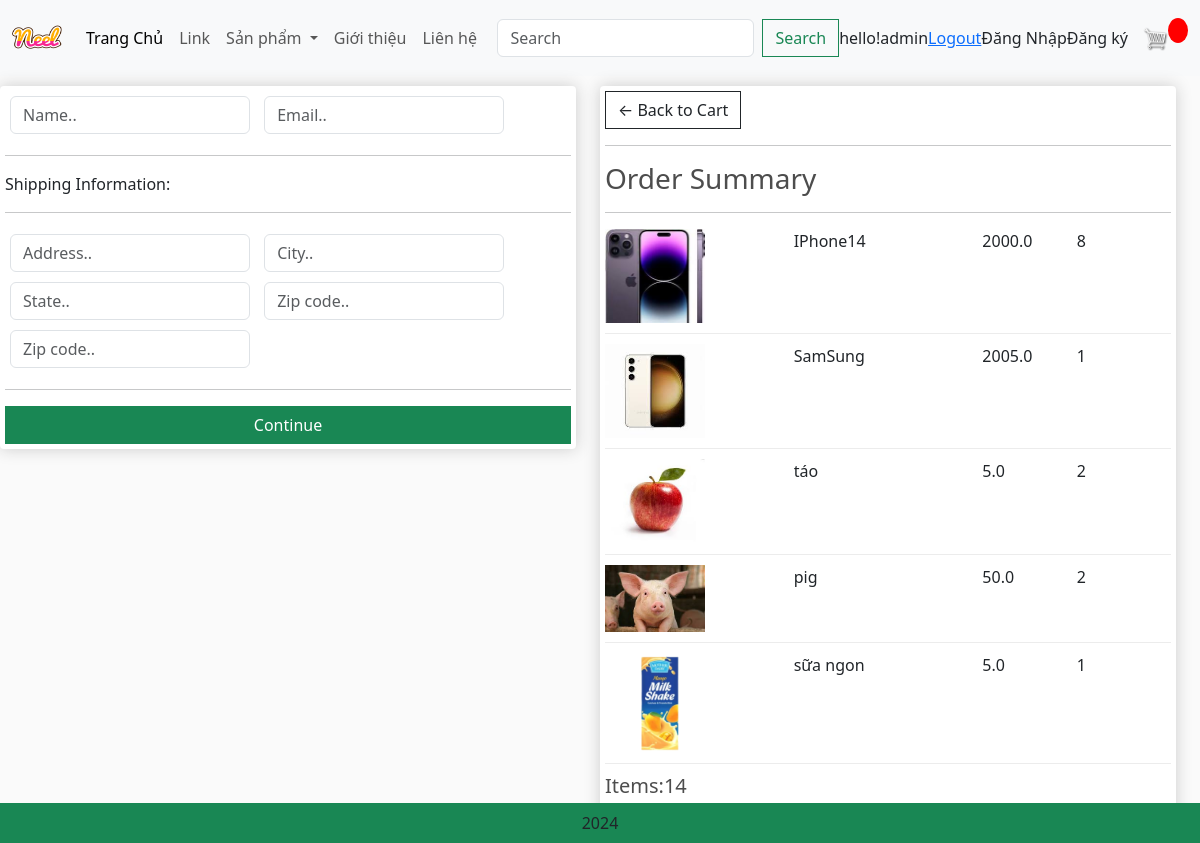
Screenshot of /checkout/ (signed in) with the database file from the repository.
### app/models.py (models this page shows, shortened)
class OrderItem(models.Model):
    product = models.ForeignKey(Product, on_delete=models.SET_NULL, null=True, blank=True)
    order = models.ForeignKey(Order, on_delete=models.SET_NULL, null=True, blank=True)
    quantity = models.IntegerField(default=0, null=True, blank=True)
    date_added = models.DateTimeField(auto_now_add=True)
    @property
    def get_total(self):
        total = self.product.price*self.quantity
        return total

class Product(models.Model):
    category = models.ManyToManyField(Category, related_name='product')
    name = models.CharField(max_length=200, null=True)
    price = models.FloatField()
    digital = models.BooleanField(default=False, null=True, blank=False)
    image = models.ImageField(null=True, blank = True)
    detail = models.TextField(null=True, blank=True)
    @property
    def ImageURL(self):
        try:
            url = self.image.url
        except:
            url = ''
        return url

class Order(models.Model):
    customer = models.ForeignKey(User, on_delete=models.SET_NULL, null=True, blank=True)
    date_order = models.DateTimeField(auto_now_add=True)
    complete = models.BooleanField(default=False, null=True, blank=False)
    transaction_id = models.CharField(max_length=200, null=True)
    @property
    def get_cart_items(self):
        orderitems = self.orderitem_set.all()
        total = sum([item.quantity for item in orderitems])
        return total
    @property
    def get_cart_total(self):
        orderitems = self.orderitem_set.all()
        total = sum([item.get_total for item in orderitems])
        return total

### app/views.py (the view)
# urls.py: path('checkout/', views.checkout, name="checkout"),
def checkout(request):
    if request.user.is_authenticated:
        customer = request.user
        order, created = Order.objects.get_or_create(customer =customer, complete = False)
        items = order.orderitem_set.all()
        cartItems = order.get_cart_items
        user_not_login = "hidden"
        user_login = "show"
    else:
        items= []
        order = {'get_cart_items':0,'get_cart_total':0 }
        user_not_login = "show"
        user_login = "hidden"
        cartItems = order['get_cart_items', 'cartItems':cartItems,'user_not_login':user_not_login, 'user_login': user_login]
    context={'items':items, 'order': order}
    return render(request,'app/checkout.html',context)

### app/templates/app/checkout.html (shortened to what this page needs)
{% extends 'app/base.html' %}
{% load static %}
{% block content_checkout %}
     <div class="row" style='width:100%'>
		<div class="col-lg-6">
			<div class="box-element" id="form-wrapper">
				<form id="form">
					<div id="user-info">
						<div class="form-field">
							<input required class="form-control" type="text" name="name" placeholder="Name..">
						</div>
						<div class="form-field">
							<input required class="form-control" type="email" name="email" placeholder="Email..">
						</div>
					</div>
					<div id="shipping-info">
						<hr>
						<p>Shipping Information:</p>
						<hr>
						<div class="form-field">
							<input class="form-control" type="text" name="address" placeholder="Address..">
						</div>
						<div class="form-field">
							<input class="form-control" type="text" name="city" placeholder="City..">
						</div>
						<div class="form-field">
							<input class="form-control" type="text" name="state" placeholder="State..">
						</div>
						<div class="form-field">
							<input class="form-control" type="text" name="zipcode" placeholder="Zip code..">
						</div>
						<div class="form-field">
							<input class="form-control" type="text" name="country" placeholder="Zip code..">
						</div>
					</div>
					<hr>
					<input id="form-button" class="btn btn-success btn-block" type="submit" value="Continue">
				</form>
			</div>
			<br>
		</div>
		<div class="col-lg-6">
			<div class="box-element">
				<a  class="btn btn-outline-dark" href="{% url 'cart' %}">&#x2190; Back to Cart</a>
				<hr>
				<h3>Order Summary</h3>
				<hr>
				{%for item in items %}
				<div class="cart-row">
					<div style="flex:2"><img class="row-image" src="{{item.product.ImageURL}}"></div>
					<div style="flex:2"><p>{{item.product.name}}</p></div>
					<div style="flex:1"><p>{{item.product.price}}</p></div>
					<div style="flex:1"><p>{{item.quantity}}</p></div>
				</div>
				{%endfor%}
				<h5>Items:{{order.get_cart_items}}</h5>
				<h5>Total: ${{order.get_cart_total}}</h5>
			</div>
		</div>
	</div>
{% endblock content_checkout %}

### app/templates/app/base.html (shortened to what this page needs)
{% load static %}
<!DOCTYPE html>
<html>
    <head>
        <link rel="stylesheet" href="https://stackpath.bootstrapcdn.com/bootstrap/4.4.1/css/bootstrap.min.css">
        <link href="https://cdn.jsdelivr.net/npm/bootstrap@5.3.3/dist/css/bootstrap.min.css" rel="stylesheet">
        <link href-"{%static 'app/css/owl.carousel.min.css'%}" rel="stylesheet" />
        <link href-"{%static 'app/css/all.min.css'%}" rel="stylesheet" />
        <link rel="stylesheet" type="text/css" href="{%static 'app/css/main.css'%}" />
  </head>
    <body>
        <nav class="navbar navbar-expand-lg bg-body-tertiary">
            <div class="container-fluid">
              <a class="navbar-brand" href="{% url 'home' %}">
              <img src="{%static 'app/images/neel.png'%}" alt="Logo" width="50" height="50"/>
              </a>
              <div class="collapse navbar-collapse" id="navbarSupportedContent">
                <ul class="navbar-nav me-auto mb-2 mb-lg-0">
                  <li class="nav-item">
                    <a class="nav-link active" aria-current="page"  href="{% url 'home' %}">Trang Chủ</a>
                  </li>
                  <li class="nav-item">
                    <a class="nav-link" href="#">Link</a>
                  </li>
                  <li class="nav-item dropdown">
                    <a class="nav-link dropdown-toggle" href="#" role="button" data-bs-toggle="dropdown" aria-expanded="false">
                      Sản phẩm
                    </a>
                  </li>
                  <li class="nav-item">
                    <a class="nav-link" href="#">Giới thiệu</a>
                  </li>
                  <li class="nav-item">
                    <a class="nav-link" href="#">Liên hệ</a>
                  </li>
                </ul>
                <form class="d-flex" role="search" method='POST' action ="{%url 'search'%}">
                  <input class="form-control me-2" type="search" placeholder="Search" aria-label="Search" name = 'searched'>
                  <button class="btn btn-outline-success" type="submit">Search</button>
                </form>
              </div>
                <div class="form-inline my-2 my-lg-0" style= "visibility:{{user_login}}">
                  <span>hello!{{request.user}}</span>
                </div>
                <div class="form-inline my-2 my-lg-0" style= "visibility:{{user_login}}">
                  <span><a href="{% url 'logout'%}">Logout</a></span>
                </div>
                  <div class="form-inline my-2 my-lg-0" style= "visibility:{{user_not_login}}">
                    <a class="nav-link" href="{%url 'login'%}">Đăng Nhập</a>
                  </div>
                  <div class="form-inline my-2 my-lg-0" style= "visibility:{{user_not_login}}">
                    <a class="nav-link" href="{%url 'register'%}">Đăng ký</a>
                  </div>
                  <div class="form-inline my-2 my-lg-0">
                    <a href="{% url 'cart'%}"><img id='cart-icon' src="{% static 'images/cart.png'%}"></a>
                  </div>
                  <div class="form-inline my-2 my-lg-0">
                    <p id = 'cart-total'>{{cartItems}}</p>
                  </div>
           </div>
       </nav>
        {% block content_checkout %}{% endblock content_checkout %}
          <footer class="container-fluid bg-success text-center fixed-bottom p-2 mt-5" >
            2024
          </footer>
    </body>
</html>

### app/static/app/css/main.css (style rules this page uses)
body { background-color: hsl(0, 0%, 98%); }
h1,h2,h3,h4,h5,h6 { color:hsl(0, 0%, 30%); }
.box-element { box-shadow:hsl(0, 0%, 80%) 0 0 16px; background-color: #fff; border-radius: 4px; padding: 5px; }
#cart-icon { width:25px; display: inline-block; margin-left: 15px; }
#cart-total { display: block; text-align: center; color:#fff; background-color: red; width: 20px; height: 25px; border-radius: 50%; font-size: 14px; }
.col-lg-3, .col-lg-4, .col-lg-6, .col-lg-8, .col-lg-12 { margin-top: 10px; }
.btn { border-radius: 0; }
.row-image { width: 100px; }
.form-field { width:250px; display: inline-block; padding: 5px; }
.cart-row { display: flex; align-items: flex-stretch; padding-bottom: 10px; margin-bottom: 10px; border-bottom: 1px solid #ececec; }

### rows the page displays
OrderItem: product.ImageURL (picture), product.name "IPhone14", product.price "2000.0", quantity "8"
OrderItem: product.ImageURL (picture), product.name "SamSung", product.price "2005.0", quantity "1"
OrderItem: product.ImageURL (picture), product.name "táo", product.price "5.0", quantity "2"
OrderItem: product.ImageURL (picture), product.name "pig", product.price "50.0", quantity "2"
OrderItem: product.ImageURL (picture), product.name "sữa ngon", product.price "5.0", quantity "1"
Order: get_cart_items "14"

### other values shown
{{ request.user }} "admin"
